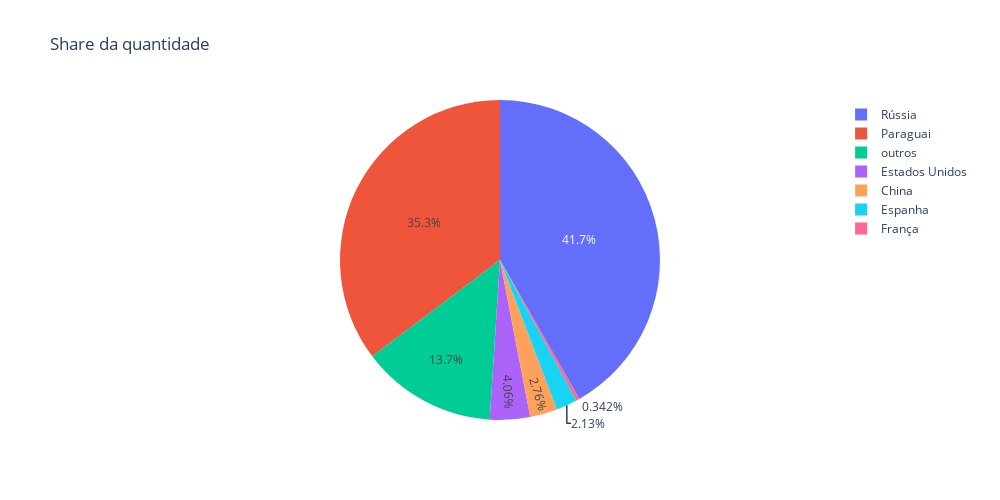

The notebook cell this image was saved under:
### Code cell
fig = px.pie(base_export_agg_pais, 
             values='share_quantidade', 
             names='País_categoria', 
             title='Share da quantidade'
            )
fig.update_layout(
    width = 1000,   
    height = 500 
    )
fig.show()

### Figure 1 — Plotly figure (JSON) as saved in the notebook; plotly's stock layout.template omitted (floating-point values rounded to 4 significant figures)
{"data": [{"domain": {"x": [0, 1], "y": [0, 1]}, "hovertemplate": "País_categoria=%{label}<br>share_quantidade=%{value}<extra></extra>", "labels": ["China", "Espanha", "Estados Unidos", "França", "Paraguai", "Rússia", "outros"], "legendgroup": "", "name": "", "showlegend": true, "type": "pie", "values": [0.02762, 0.02131, 0.04056, 0.00342, 0.3528, 0.4173, 0.1369]}], "layout": {"height": 500, "legend": {"tracegroupgap": 0}, "title": {"text": "Share da quantidade"}, "width": 1000}}
